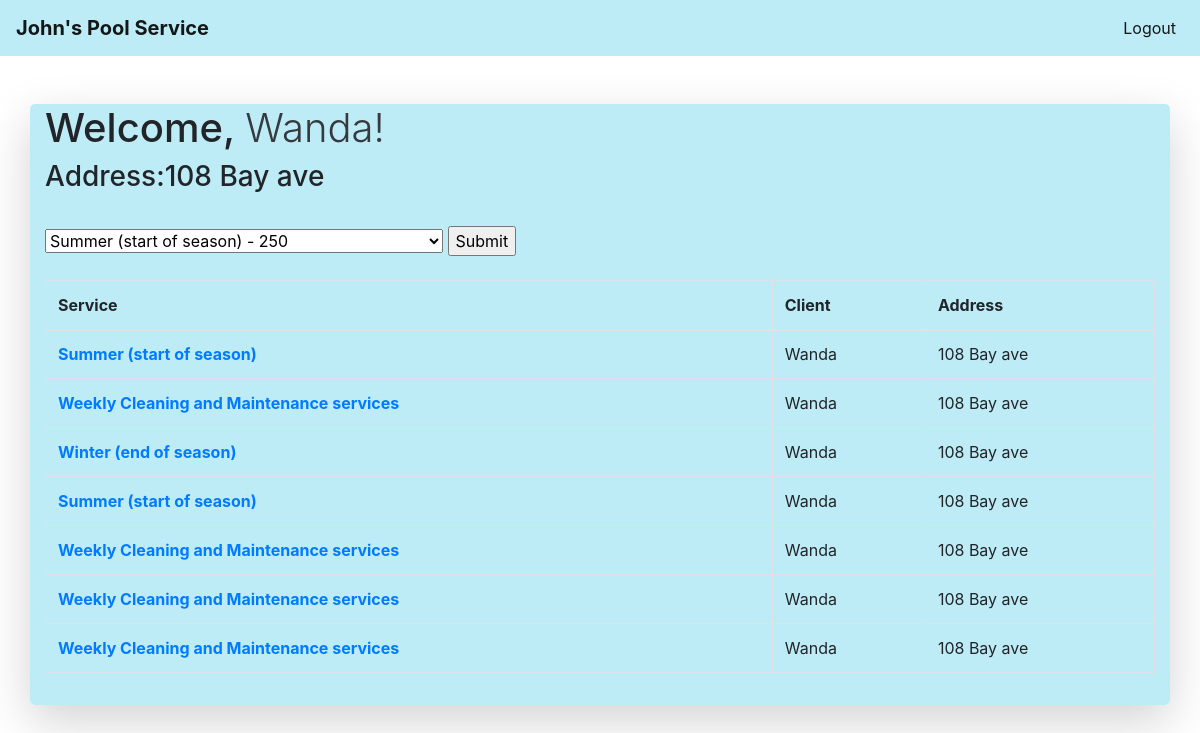
Page /dashboard (signed in) on the committed database.
### pool_services_app/models.py (models this page shows)
class User(models.Model):
    first_name = models.CharField(max_length=30)
    last_name = models.CharField(max_length=30)
    address = models.CharField(max_length=100)
    city = models.CharField(max_length=20)
    zip_code = models.CharField(max_length=10)
    email = models.CharField(max_length=250)
    password = models.CharField(max_length=30)
    isManager = models.BooleanField(default = False)
    created_at = models.DateTimeField(auto_now_add=True)
    updated_at = models.DateTimeField(auto_now=True)
    objects = UserManager()

class Order(models.Model):
    service = models.ForeignKey(Service, related_name="orders", on_delete = models.CASCADE)
    client = models.ForeignKey(User, related_name="orders", on_delete = models.CASCADE)
    created_at = models.DateTimeField(auto_now_add=True)
    updated_at = models.DateTimeField(auto_now=True)

class Service(models.Model):
    service = models.CharField(max_length=250)
    price = models.IntegerField()
    description = models.TextField()
    client = models.ForeignKey(User, related_name="clients", on_delete = models.CASCADE)
    created_at = models.DateTimeField(auto_now_add=True)
    updated_at = models.DateTimeField(auto_now=True)

### pool_services_app/views.py (the view)
# urls.py: path('dashboard',views.dashboard),
def dashboard(request):
    if 'userid' not in request.session:
        messages.error(request,'Please log in before continuing!')
        return redirect('/')
    user= User.objects.get(id=request.session['userid'])
    client =user.orders.all()
    context = {
        'logged_in' : User.objects.get(id=request.session['userid']),
        'services' : Service.objects.all(),
        'the_order' : Order.objects.all(),
        'client_orders' : client
    }
    return render(request, 'dashboard.html',context)

### pool_services_app/templates/dashboard.html (shortened to what this page needs)
<!DOCTYPE html>
<html lang="en">
<head>
    <link
    rel="stylesheet"
    href="https://stackpath.bootstrapcdn.com/bootstrap/4.4.1/css/bootstrap.min.css"
crossorigin="anonymous"/>
</head>
</head>
<body class="background" >
    <nav class="navbar  navbar-expand-lg navbar  navbar navbar-light" style="background-color:rgb(173, 232, 244, .8); ">
        <a class="navbar-brand justify-content-lg-center "> <b> John's Pool Service</b></a>
        <div class="collapse navbar-collapse justify-content-lg-end" id="navbarNav">
        <ul class="navbar-nav ">
            <li class="nav-item active">
            <a class="nav-link" href="/logout">Logout</a>
            </li>
        </ul>
        </div>
</nav>
    <div class="container">
        <div class="row shadow shadow-lg mt-5" style= 'background-color:rgb(173, 232, 244, .8);  border-radius: 5px;'>
            <div class="col form-group">
                <h1> Welcome, <span class='text-dark font-weight-light'>{{logged_in.first_name}}!</span></h1>
                <h3>Address:{{logged_in.address}}</h3>
                <br>
                <form action="/process_order" method="POST">
                <select name="service_id">
                {% for job in services %}
                    <option value="{{job.id}}">{{job.service}} - {{job.price}}</option>
                {% endfor %}
                </select>
                    <input type="submit" value="Submit">
                </form>
                <div>
                    <br>
                    <table class="table table-bordered">
                        <thead>
                        <tr>
                            <th scope="col">Service</th>
                            <th scope="col">Client</th>
                            <th scope="col">Address</th>
                        </tr>
                        </thead>
                        <tbody>
                        {%for order in client_orders%}
                        <tr>
                            {% if not logged_in.isManager %}
                            <th  scope="row"><a href="review_order/{{order.id}}">{{order.service.service}}</a></th>
                            <td>{{order.client.first_name}}</td>
                            <td>{{order.client.address}}</td>
                            {% endif %}
                        </tr>
                        {% endfor %}
                        </tbody>
                    </table>
                </div>
            </div>
        </div>
    </div>
</body>
</html>

### pool_services_app/templates/dashboard.html (style rules this page uses)
.background { background-image: url('/static/img/awv-x-IHvrqKpW8-unsplash.jpg'); background-position: center; background-repeat: no-repeat; background-size: cover; height: 1000px; }

### rows in the picture
User: first_name "Wanda", address "108 Bay ave"
Order: service.service "Summer (start of season)", client.first_name "Wanda", client.address "108 Bay ave"
Order: service.service "Weekly Cleaning and Maintenance services", client.first_name "Wanda", client.address "108 Bay ave"
Order: service.service "Winter (end of season)", client.first_name "Wanda", client.address "108 Bay ave"
Order: service.service "Summer (start of season)", client.first_name "Wanda", client.address "108 Bay ave"
Order: service.service "Weekly Cleaning and Maintenance services", client.first_name "Wanda", client.address "108 Bay ave"
Order: service.service "Weekly Cleaning and Maintenance services", client.first_name "Wanda", client.address "108 Bay ave"
Order: service.service "Weekly Cleaning and Maintenance services", client.first_name "Wanda", client.address "108 Bay ave"

### other values in the picture
form field service_id "Summer (start of season) - 250"
